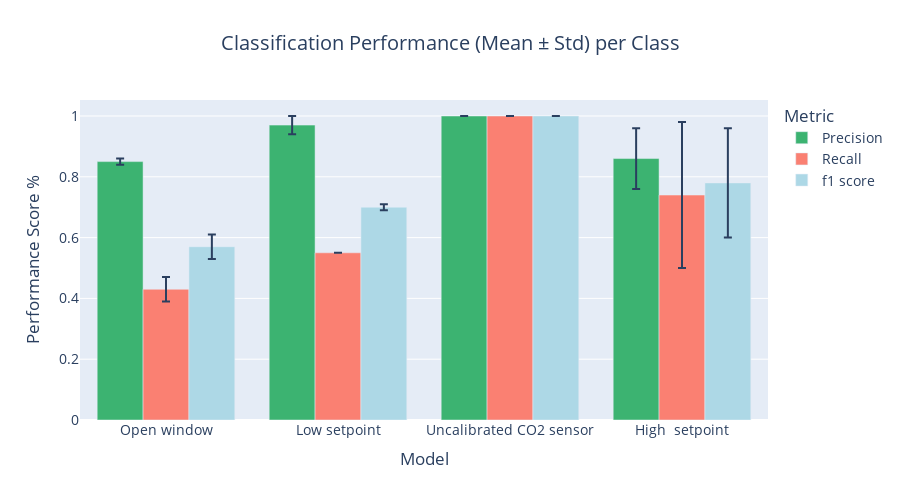

The notebook cell this image was saved under:
### Code cell
# Create Plotly bar chart with custom colors
fig = px.bar(
    summary_df,
    x="Model",
    y="mean",
    color="metric",
    barmode="group",
    error_y="std",
    labels={"mean": "Score", "metric": "Metric"},
    title="Classification Performance (Mean ± Std) per Class",
    color_discrete_map={
        "Precision": "mediumseagreen",
        "Recall": "salmon",
        "f1 score": "lightblue"
    }
)

# Layout tweaks
fig.update_layout(
    yaxis_title="Performance Score %",
    uniformtext_minsize=12,
    font=dict(size=14),
    uniformtext_mode='hide',
    title_x=0.5,
    height=500
)

fig.show()

### Figure 1 — Plotly figure (JSON) as saved in the notebook; plotly's stock layout.template omitted (floating-point values rounded to 4 significant figures)
{"data": [{"alignmentgroup": "True", "error_y": {"array": [0.01, 0.03, 0, 0.1]}, "hovertemplate": "Metric=Precision<br>Model=%{x}<br>Score=%{y}<extra></extra>", "legendgroup": "Precision", "marker": {"color": "mediumseagreen", "pattern": {"shape": ""}}, "name": "Precision", "offsetgroup": "Precision", "orientation": "v", "showlegend": true, "textposition": "auto", "type": "bar", "x": ["Open window", "Low setpoint", "Uncalibrated CO2 sensor", "High  setpoint"], "xaxis": "x", "y": [0.85, 0.97, 1, 0.86], "yaxis": "y"}, {"alignmentgroup": "True", "error_y": {"array": [0.04, 0, 0, 0.24]}, "hovertemplate": "Metric=Recall<br>Model=%{x}<br>Score=%{y}<extra></extra>", "legendgroup": "Recall", "marker": {"color": "salmon", "pattern": {"shape": ""}}, "name": "Recall", "offsetgroup": "Recall", "orientation": "v", "showlegend": true, "textposition": "auto", "type": "bar", "x": ["Open window", "Low setpoint", "Uncalibrated CO2 sensor", "High  setpoint"], "xaxis": "x", "y": [0.43, 0.55, 1, 0.74], "yaxis": "y"}, {"alignmentgroup": "True", "error_y": {"array": [0.04, 0.01, 0, 0.18]}, "hovertemplate": "Metric=f1 score<br>Model=%{x}<br>Score=%{y}<extra></extra>", "legendgroup": "f1 score", "marker": {"color": "lightblue", "pattern": {"shape": ""}}, "name": "f1 score", "offsetgroup": "f1 score", "orientation": "v", "showlegend": true, "textposition": "auto", "type": "bar", "x": ["Open window", "Low setpoint", "Uncalibrated CO2 sensor", "High  setpoint"], "xaxis": "x", "y": [0.57, 0.7, 1, 0.78], "yaxis": "y"}], "layout": {"barmode": "group", "font": {"size": 14}, "height": 500, "legend": {"title": {"text": "Metric"}, "tracegroupgap": 0}, "title": {"text": "Classification Performance (Mean ± Std) per Class", "x": 0.5}, "uniformtext": {"minsize": 12, "mode": "hide"}, "xaxis": {"anchor": "y", "domain": [0, 1], "title": {"text": "Model"}}, "yaxis": {"anchor": "x", "domain": [0, 1], "title": {"text": "Performance Score %"}}}}
